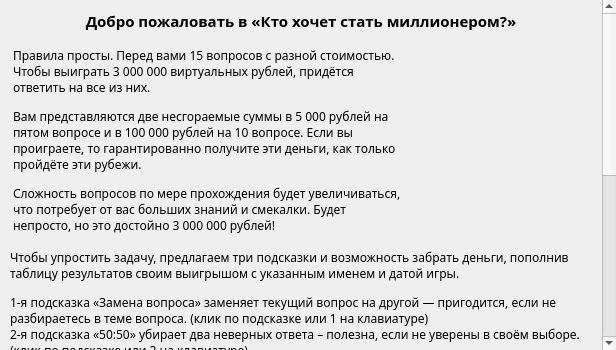
<?xml version="1.0" encoding="UTF-8"?>
<ui version="4.0">
 <class>Form</class>
 <widget class="QWidget" name="Form">
  <property name="geometry">
   <rect>
    <x>0</x>
    <y>0</y>
    <width>616</width>
    <height>350</height>
   </rect>
  </property>
  <property name="minimumSize">
   <size>
    <width>616</width>
    <height>293</height>
   </size>
  </property>
  <property name="maximumSize">
   <size>
    <width>616</width>
    <height>867</height>
   </size>
  </property>
  <property name="font">
   <font>
    <family>PT Sans</family>
    <pointsize>9</pointsize>
   </font>
  </property>
  <property name="windowTitle">
   <string notr="true">Правила игры</string>
  </property>
  <layout class="QVBoxLayout" name="verticalLayout_3">
   <property name="leftMargin">
    <number>0</number>
   </property>
   <property name="topMargin">
    <number>0</number>
   </property>
   <property name="rightMargin">
    <number>0</number>
   </property>
   <property name="bottomMargin">
    <number>0</number>
   </property>
   <item>
    <widget class="QScrollArea" name="scrollArea">
     <property name="frameShape">
      <enum>QFrame::NoFrame</enum>
     </property>
     <property name="sizeAdjustPolicy">
      <enum>QAbstractScrollArea::AdjustToContentsOnFirstShow</enum>
     </property>
     <property name="widgetResizable">
      <bool>true</bool>
     </property>
     <property name="alignment">
      <set>Qt::AlignCenter</set>
     </property>
     <widget class="QWidget" name="scrollAreaWidgetContents">
      <property name="geometry">
       <rect>
        <x>0</x>
        <y>0</y>
        <width>595</width>
        <height>874</height>
       </rect>
      </property>
      <layout class="QVBoxLayout" name="verticalLayout">
       <property name="spacing">
        <number>15</number>
       </property>
       <property name="leftMargin">
        <number>10</number>
       </property>
       <property name="topMargin">
        <number>10</number>
       </property>
       <property name="rightMargin">
        <number>10</number>
       </property>
       <property name="bottomMargin">
        <number>10</number>
       </property>
       <item>
        <widget class="QLabel" name="start_label">
         <property name="sizePolicy">
          <sizepolicy hsizetype="Preferred" vsizetype="Maximum">
           <horstretch>0</horstretch>
           <verstretch>0</verstretch>
          </sizepolicy>
         </property>
         <property name="font">
          <font>
           <pointsize>11</pointsize>
           <weight>75</weight>
           <bold>true</bold>
          </font>
         </property>
         <property name="text">
          <string notr="true">Добро пожаловать в «Кто хочет стать миллионером?»</string>
         </property>
         <property name="alignment">
          <set>Qt::AlignCenter</set>
         </property>
        </widget>
       </item>
       <item>
        <layout class="QHBoxLayout" name="aboutMoneyTree">
         <property name="spacing">
          <number>10</number>
         </property>
         <item>
          <widget class="QLabel" name="text_mt">
           <property name="sizePolicy">
            <sizepolicy hsizetype="Fixed" vsizetype="Fixed">
             <horstretch>0</horstretch>
             <verstretch>0</verstretch>
            </sizepolicy>
           </property>
           <property name="maximumSize">
            <size>
             <width>391</width>
             <height>233</height>
            </size>
           </property>
           <property name="text">
            <string notr="true">&lt;html&gt;&lt;head/&gt;&lt;body&gt;&lt;p&gt;Правила просты. Перед вами 15 вопросов с разной стоимостью. Чтобы выиграть 3 000 000 виртуальных рублей, придётся ответить на все из них.&lt;/p&gt;&lt;p&gt;Вам представляются две несгораемые суммы в 5 000 рублей на пятом вопросе и в 100 000 рублей на 10 вопросе. Если вы проиграете, то гарантированно получите эти деньги, как только пройдёте эти рубежи.&lt;/p&gt;&lt;p&gt;Сложность вопросов по мере прохождения будет увеличиваться, что потребует от вас больших знаний и смекалки. Будет непросто, но это достойно 3 000 000 рублей!&lt;/p&gt;&lt;/body&gt;&lt;/html&gt;</string>
           </property>
           <property name="wordWrap">
            <bool>true</bool>
           </property>
          </widget>
         </item>
         <item>
          <widget class="QLabel" name="picture_mt">
           <property name="sizePolicy">
            <sizepolicy hsizetype="Fixed" vsizetype="Fixed">
             <horstretch>0</horstretch>
             <verstretch>0</verstretch>
            </sizepolicy>
           </property>
           <property name="maximumSize">
            <size>
             <width>172</width>
             <height>233</height>
            </size>
           </property>
           <property name="text">
            <string/>
           </property>
           <property name="pixmap">
            <pixmap>../images/rules/money_tree.png</pixmap>
           </property>
           <property name="scaledContents">
            <bool>true</bool>
           </property>
          </widget>
         </item>
        </layout>
       </item>
       <item>
        <layout class="QVBoxLayout" name="aboutLifelines">
         <property name="spacing">
          <number>10</number>
         </property>
         <item>
          <widget class="QLabel" name="text_ll">
           <property name="sizePolicy">
            <sizepolicy hsizetype="Fixed" vsizetype="Fixed">
             <horstretch>0</horstretch>
             <verstretch>0</verstretch>
            </sizepolicy>
           </property>
           <property name="maximumSize">
            <size>
             <width>573</width>
             <height>221</height>
            </size>
           </property>
           <property name="text">
            <string notr="true">&lt;html&gt;&lt;head/&gt;&lt;body&gt;&lt;p&gt;Чтобы упростить задачу, предлагаем три подсказки и возможность забрать деньги, пополнив таблицу результатов своим выигрышом с указанным именем и датой игры.&lt;/p&gt;&lt;p&gt;1-я подсказка «Замена вопроса» заменяет текущий вопрос на другой — пригодится, если не разбираетесь в теме вопроса. (клик по подсказке или 1 на клавиатуре)&lt;br/&gt;2-я подсказка «50:50» убирает два неверных ответа – полезна, если не уверены в своём выборе. (клик по подсказке или 2 на клавиатуре)&lt;br/&gt;И 3-я подсказка «Право на ошибку» даёт вам возможность ошибиться при ответе один раз — отличная страховка на сложных вопросах. (клик по подсказке или 3 на клавиатуре)&lt;br/&gt;Или вы можете покинуть игру с уже заработанным выигрышем, чтобы не потерять всё до несгораемой суммы. (клик по иконке «домой» или 4 на клавиатуре)&lt;/p&gt;&lt;/body&gt;&lt;/html&gt;</string>
           </property>
           <property name="wordWrap">
            <bool>true</bool>
           </property>
          </widget>
         </item>
         <item>
          <widget class="QLabel" name="picture_ll">
           <property name="sizePolicy">
            <sizepolicy hsizetype="Fixed" vsizetype="Fixed">
             <horstretch>0</horstretch>
             <verstretch>0</verstretch>
            </sizepolicy>
           </property>
           <property name="maximumSize">
            <size>
             <width>566</width>
             <height>58</height>
            </size>
           </property>
           <property name="text">
            <string/>
           </property>
           <property name="textFormat">
            <enum>Qt::PlainText</enum>
           </property>
           <property name="pixmap">
            <pixmap>../images/rules/lifelines.png</pixmap>
           </property>
           <property name="scaledContents">
            <bool>false</bool>
           </property>
           <property name="alignment">
            <set>Qt::AlignCenter</set>
           </property>
           <property name="wordWrap">
            <bool>false</bool>
           </property>
           <property name="margin">
            <number>0</number>
           </property>
          </widget>
         </item>
        </layout>
       </item>
       <item>
        <layout class="QVBoxLayout" name="aboutAnswers">
         <property name="spacing">
          <number>10</number>
         </property>
         <item>
          <widget class="QLabel" name="text_ans">
           <property name="sizePolicy">
            <sizepolicy hsizetype="Fixed" vsizetype="Fixed">
             <horstretch>0</horstretch>
             <verstretch>0</verstretch>
            </sizepolicy>
           </property>
           <property name="minimumSize">
            <size>
             <width>0</width>
             <height>0</height>
            </size>
           </property>
           <property name="maximumSize">
            <size>
             <width>573</width>
             <height>98</height>
            </size>
           </property>
           <property name="text">
            <string notr="true">&lt;html&gt;&lt;head/&gt;&lt;body&gt;&lt;p&gt;Блок с вопросом и ответами на выбор отображается внизу. В большом верхнем поле отображается вопрос, а под ним четыре ответа: A, B, C и D (нажимайте на ответ или Q, W, A и S на клавиатуре). Выбранный ответ будет отмечаться оранженвым цветом, правильный — зелёным, а неправильный в «праве на ошибку» — серым. Выбирайте ответ с умом!&lt;/p&gt;&lt;/body&gt;&lt;/html&gt;</string>
           </property>
           <property name="wordWrap">
            <bool>true</bool>
           </property>
          </widget>
         </item>
         <item>
          <widget class="QLabel" name="picture_ans">
           <property name="sizePolicy">
            <sizepolicy hsizetype="Fixed" vsizetype="Fixed">
             <horstretch>0</horstretch>
             <verstretch>0</verstretch>
            </sizepolicy>
           </property>
           <property name="maximumSize">
            <size>
             <width>566</width>
             <height>112</height>
            </size>
           </property>
           <property name="text">
            <string/>
           </property>
           <property name="textFormat">
            <enum>Qt::PlainText</enum>
           </property>
           <property name="pixmap">
            <pixmap>../images/rules/question_field.png</pixmap>
           </property>
           <property name="scaledContents">
            <bool>true</bool>
           </property>
           <property name="alignment">
            <set>Qt::AlignCenter</set>
           </property>
           <property name="wordWrap">
            <bool>false</bool>
           </property>
           <property name="margin">
            <number>0</number>
           </property>
          </widget>
         </item>
        </layout>
       </item>
       <item>
        <widget class="QLabel" name="final_label">
         <property name="sizePolicy">
          <sizepolicy hsizetype="Preferred" vsizetype="Maximum">
           <horstretch>0</horstretch>
           <verstretch>0</verstretch>
          </sizepolicy>
         </property>
         <property name="font">
          <font>
           <pointsize>11</pointsize>
           <weight>75</weight>
           <bold>true</bold>
          </font>
         </property>
         <property name="text">
          <string notr="true">Удачной игры, успехов и побед!</string>
         </property>
         <property name="alignment">
          <set>Qt::AlignCenter</set>
         </property>
        </widget>
       </item>
      </layout>
     </widget>
    </widget>
   </item>
  </layout>
 </widget>
 <resources/>
 <connections/>
</ui>
